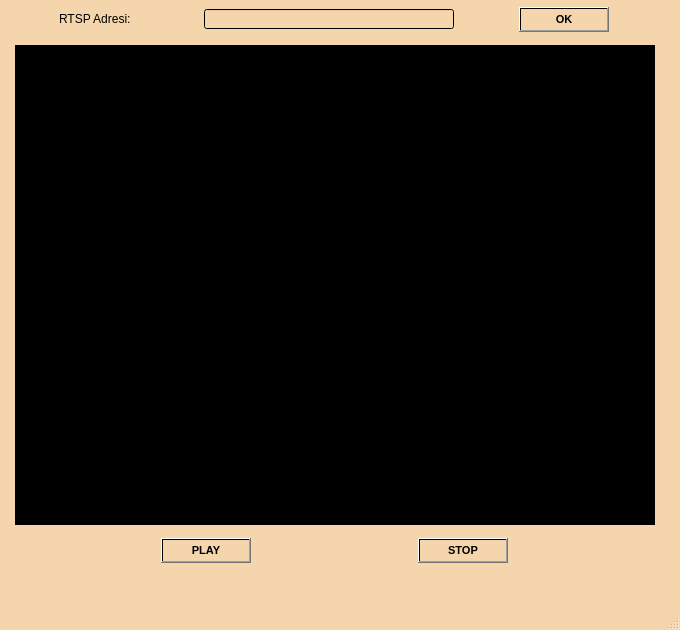
<?xml version="1.0" encoding="UTF-8"?>
<ui version="4.0">
 <class>MainWindow</class>
 <widget class="QMainWindow" name="MainWindow">
  <property name="geometry">
   <rect>
    <x>0</x>
    <y>0</y>
    <width>680</width>
    <height>630</height>
   </rect>
  </property>
  <property name="minimumSize">
   <size>
    <width>680</width>
    <height>630</height>
   </size>
  </property>
  <property name="maximumSize">
   <size>
    <width>680</width>
    <height>630</height>
   </size>
  </property>
  <property name="windowTitle">
   <string>MainWindow</string>
  </property>
  <widget class="QWidget" name="centralwidget">
   <property name="minimumSize">
    <size>
     <width>680</width>
     <height>630</height>
    </size>
   </property>
   <property name="maximumSize">
    <size>
     <width>690</width>
     <height>630</height>
    </size>
   </property>
   <property name="styleSheet">
    <string notr="true">background-color: qlineargradient(spread:pad, x1:0, y1:0, x2:1, y2:0, stop:1 rgba(245, 213, 172, 255));</string>
   </property>
   <widget class="QWidget" name="verticalLayoutWidget">
    <property name="geometry">
     <rect>
      <x>0</x>
      <y>0</y>
      <width>671</width>
      <height>571</height>
     </rect>
    </property>
    <layout class="QVBoxLayout" name="verticalLayout">
     <item>
      <layout class="QHBoxLayout" name="horizontalLayout">
       <item>
        <widget class="QLabel" name="label">
         <property name="minimumSize">
          <size>
           <width>80</width>
           <height>20</height>
          </size>
         </property>
         <property name="maximumSize">
          <size>
           <width>80</width>
           <height>20</height>
          </size>
         </property>
         <property name="text">
          <string>RTSP Adresi: </string>
         </property>
        </widget>
       </item>
       <item>
        <widget class="QLineEdit" name="lineEdit_ipAdress">
         <property name="minimumSize">
          <size>
           <width>250</width>
           <height>20</height>
          </size>
         </property>
         <property name="maximumSize">
          <size>
           <width>250</width>
           <height>20</height>
          </size>
         </property>
         <property name="baseSize">
          <size>
           <width>2</width>
           <height>0</height>
          </size>
         </property>
        </widget>
       </item>
       <item>
        <widget class="QPushButton" name="pushButtonOk">
         <property name="minimumSize">
          <size>
           <width>90</width>
           <height>25</height>
          </size>
         </property>
         <property name="maximumSize">
          <size>
           <width>90</width>
           <height>25</height>
          </size>
         </property>
         <property name="font">
          <font>
           <pointsize>8</pointsize>
           <weight>75</weight>
           <bold>true</bold>
          </font>
         </property>
         <property name="text">
          <string>OK</string>
         </property>
        </widget>
       </item>
      </layout>
     </item>
     <item>
      <layout class="QGridLayout" name="gridLayout">
       <item row="0" column="0">
        <widget class="QLabel" name="labelCam">
         <property name="minimumSize">
          <size>
           <width>640</width>
           <height>480</height>
          </size>
         </property>
         <property name="maximumSize">
          <size>
           <width>640</width>
           <height>480</height>
          </size>
         </property>
         <property name="styleSheet">
          <string notr="true">background-color: rgb(0, 0, 0);</string>
         </property>
         <property name="text">
          <string>CAM</string>
         </property>
        </widget>
       </item>
      </layout>
     </item>
     <item>
      <layout class="QHBoxLayout" name="horizontalLayout_2">
       <item>
        <widget class="QPushButton" name="pushButtonPlay">
         <property name="minimumSize">
          <size>
           <width>90</width>
           <height>25</height>
          </size>
         </property>
         <property name="maximumSize">
          <size>
           <width>90</width>
           <height>25</height>
          </size>
         </property>
         <property name="font">
          <font>
           <pointsize>8</pointsize>
           <weight>75</weight>
           <bold>true</bold>
          </font>
         </property>
         <property name="text">
          <string>PLAY</string>
         </property>
        </widget>
       </item>
       <item>
        <widget class="QPushButton" name="pushButtonStop">
         <property name="minimumSize">
          <size>
           <width>90</width>
           <height>25</height>
          </size>
         </property>
         <property name="maximumSize">
          <size>
           <width>90</width>
           <height>25</height>
          </size>
         </property>
         <property name="font">
          <font>
           <pointsize>8</pointsize>
           <weight>75</weight>
           <bold>true</bold>
          </font>
         </property>
         <property name="text">
          <string>STOP</string>
         </property>
        </widget>
       </item>
      </layout>
     </item>
    </layout>
   </widget>
  </widget>
  <widget class="QMenuBar" name="menubar">
   <property name="geometry">
    <rect>
     <x>0</x>
     <y>0</y>
     <width>680</width>
     <height>26</height>
    </rect>
   </property>
  </widget>
  <widget class="QStatusBar" name="statusbar"/>
 </widget>
 <resources/>
 <connections/>
</ui>
